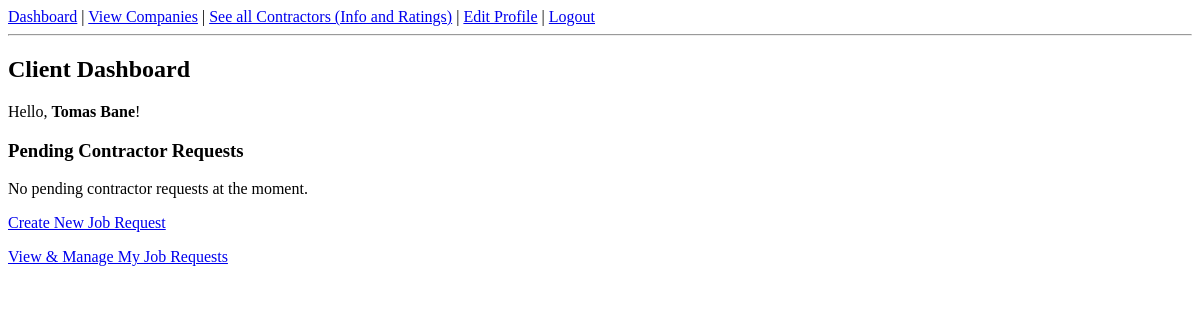
/dashboard/client (signed in), run on an earlier commit of the app's database.
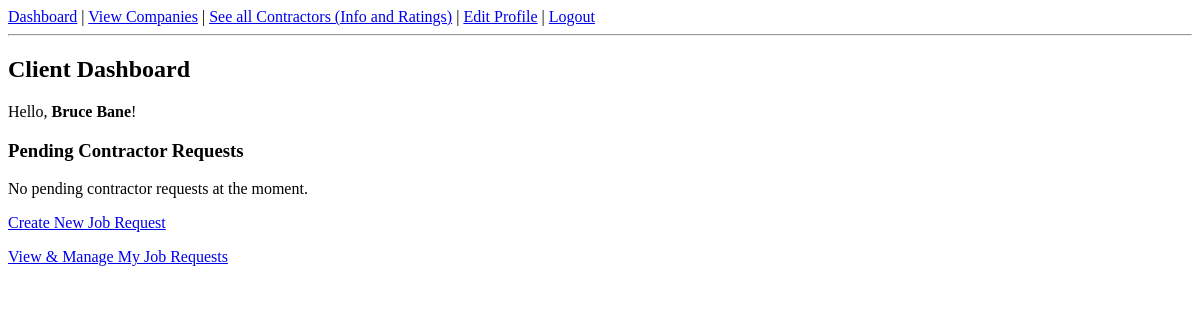
And on a later commit of the database.
### tables this page shows
CREATE TABLE Client (
    clientID INTEGER PRIMARY KEY AUTOINCREMENT,
    userID INTEGER UNIQUE NOT NULL,
    firstName TEXT NOT NULL,
    lastName TEXT NOT NULL,
    address TEXT,
    streetNumber TEXT,
    streetName TEXT,
    aptNumber TEXT,
    city TEXT,
    state CHAR(2),
    zip TEXT,
    FOREIGN KEY(userID) REFERENCES User(userID)
);

### app.py (the view)
@app.route("/dashboard/client")
def client_dashboard():
    if session.get("role") != "client":
        return "Access denied", 403
    user_id = session["user_id"]
    conn = get_db()
    cur = conn.cursor()
    cur.execute("SELECT * FROM Client WHERE userID=?", (user_id,))
    profile = cur.fetchone()
    cur.execute("SELECT * FROM Company")
    companies = cur.fetchall()
    cur.execute("""
        SELECT jc.*, c.firstName || ' ' || c.lastName AS contractorName, jr.service
        FROM Contractor_Claim_Request jc
        JOIN Contractor c ON jc.contractorID = c.contractorID
        JOIN Job_Request jr ON jc.jobID = jr.jobID
        WHERE jr.clientID=? AND jc.status='Pending'
        ORDER BY jc.date_requested DESC
    """, (profile["clientID"],))
    pending_claims = cur.fetchall()
    conn.close()
    return render_template(
        "dashboard_client.html",
        profile=profile,
        companies=companies,
        contractor_requests=pending_claims
    )

### app.py (called while the page is built)
def get_db():
    conn = sqlite3.connect(DB_FILE)
    conn.row_factory = sqlite3.Row
    return conn

### templates/dashboard_client.html (shortened to what this page needs)
{% extends "base.html" %}
{% block content %}
<h2>Client Dashboard</h2>
<p>Hello, <strong>{{ profile.firstName }} {{ profile.lastName }}</strong>!</p>
<h3>Pending Contractor Requests</h3>
{% for r in contractor_requests %}
<div style="border:1px solid #ccc; padding:10px; margin-bottom:10px;">
    <p>Job: {{ r.service }}</p>
    <p>Requested by: <a href="/contractor_profile/{{ r.contractorID }}">{{ r.contractorName }}</a></p>
    <a href="/approve_contractor/{{ r.jobID }}/{{ r.contractorID }}">Approve</a> |
    <a href="/reject_contractor/{{ r.jobID }}/{{ r.contractorID }}">Reject</a>
</div>
{% else %}
<p>No pending contractor requests at the moment.</p>
{% endfor %}
<p><a href="{{ url_for('create_jobrequest') }}">Create New Job Request</a></p>
<p><a href="{{ url_for('view_jobrequests') }}">View & Manage My Job Requests</a></p>
{% endblock %}

What changed in the data, as far as the page shows it:
changed Client "Bane": firstName "Tomas" → "Bruce"
